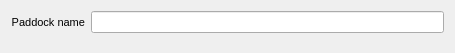
<?xml version="1.0" encoding="UTF-8"?>
<ui version="4.0">
 <class>Form</class>
 <widget class="QWidget" name="Form">
  <property name="geometry">
   <rect>
    <x>0</x>
    <y>0</y>
    <width>455</width>
    <height>53</height>
   </rect>
  </property>
  <property name="windowTitle">
   <string>Form</string>
  </property>
  <layout class="QVBoxLayout" name="verticalLayout">
   <item>
    <layout class="QGridLayout" name="gridLayout">
     <property name="sizeConstraint">
      <enum>QLayout::SetMaximumSize</enum>
     </property>
     <item row="0" column="1">
      <widget class="QLineEdit" name="nameLineEdit">
       <property name="sizePolicy">
        <sizepolicy hsizetype="MinimumExpanding" vsizetype="Minimum">
         <horstretch>0</horstretch>
         <verstretch>0</verstretch>
        </sizepolicy>
       </property>
      </widget>
     </item>
     <item row="0" column="0">
      <widget class="QLabel" name="nameLabel">
       <property name="sizePolicy">
        <sizepolicy hsizetype="Preferred" vsizetype="Minimum">
         <horstretch>0</horstretch>
         <verstretch>0</verstretch>
        </sizepolicy>
       </property>
       <property name="minimumSize">
        <size>
         <width>0</width>
         <height>0</height>
        </size>
       </property>
       <property name="font">
        <font>
         <pointsize>8</pointsize>
        </font>
       </property>
       <property name="text">
        <string notr="true">Paddock name</string>
       </property>
       <property name="alignment">
        <set>Qt::AlignRight|Qt::AlignTrailing|Qt::AlignVCenter</set>
       </property>
      </widget>
     </item>
    </layout>
   </item>
   <item>
    <spacer name="verticalSpacer">
     <property name="orientation">
      <enum>Qt::Vertical</enum>
     </property>
     <property name="sizeHint" stdset="0">
      <size>
       <width>20</width>
       <height>40</height>
      </size>
     </property>
    </spacer>
   </item>
  </layout>
 </widget>
 <resources/>
 <connections/>
</ui>
